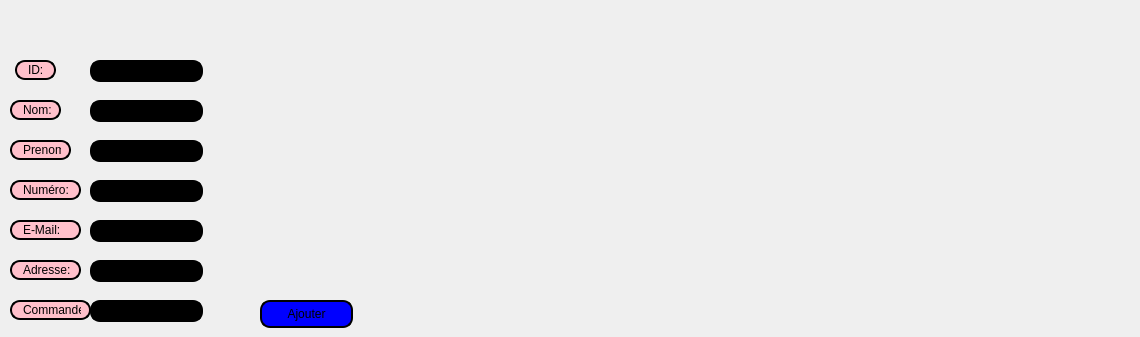
     <widget class="QWidget" name="Tarif_2">
      <attribute name="title">
       <string>Ajouter</string>
      </attribute>
      <widget class="QLabel" name="CODE_TARIF_2">
       <property name="geometry">
        <rect>
         <x>15</x>
         <y>60</y>
         <width>41</width>
         <height>20</height>
        </rect>
       </property>
       <property name="styleSheet">
        <string notr="true">border: 2px solid black;
font: 75 8pt &quot;MS Shell Dlg 2&quot;;
border-radius: 10px;
padding: 0 8px;
background: pink;
font: bold, &quot;Comic Sans MS&quot;;;
text-align:center;
</string>
       </property>
       <property name="text">
        <string>ID:</string>
       </property>
      </widget>
      <widget class="QLabel" name="Catg_2">
       <property name="geometry">
        <rect>
         <x>10</x>
         <y>140</y>
         <width>61</width>
         <height>20</height>
        </rect>
       </property>
       <property name="styleSheet">
        <string notr="true">border: 2px solid black;
font: 75 8pt &quot;MS Shell Dlg 2&quot;;
border-radius: 10px;
padding: 0 8px;
background: pink;
font: bold, &quot;Comic Sans MS&quot;;;
text-align:center;
</string>
       </property>
       <property name="text">
        <string>Prenom:</string>
       </property>
      </widget>
      <widget class="QLabel" name="DATE_TARIF_2">
       <property name="geometry">
        <rect>
         <x>10</x>
         <y>100</y>
         <width>51</width>
         <height>20</height>
        </rect>
       </property>
       <property name="styleSheet">
        <string notr="true">border: 2px solid black;
font: 75 8pt &quot;MS Shell Dlg 2&quot;;
border-radius: 10px;
padding: 0 8px;
background: pink;
font: bold, &quot;Comic Sans MS&quot;;;
text-align:center;
</string>
       </property>
       <property name="text">
        <string>Nom:</string>
       </property>
      </widget>
      <widget class="QPushButton" name="pb_ajouter">
       <property name="geometry">
        <rect>
         <x>260</x>
         <y>300</y>
         <width>93</width>
         <height>28</height>
        </rect>
       </property>
       <property name="styleSheet">
        <string notr="true">border: 2px solid black;
font: 75 8pt &quot;MS Shell Dlg 2&quot;;
border-radius: 10px;
padding: 0 8px;
background: blue;
font: bold, &quot;Comic Sans MS&quot;;;
text-align:center;
</string>
       </property>
       <property name="text">
        <string>Ajouter</string>
       </property>
      </widget>
      <widget class="QLabel" name="label_Timetarif_2">
       <property name="geometry">
        <rect>
         <x>1020</x>
         <y>10</y>
         <width>111</width>
         <height>20</height>
        </rect>
       </property>
       <property name="font">
        <font>
         <family>Segoe UI Semibold</family>
         <pointsize>10</pointsize>
         <weight>75</weight>
         <bold>true</bold>
        </font>
       </property>
       <property name="text">
        <string/>
       </property>
      </widget>
      <widget class="QLabel" name="Catg_3">
       <property name="geometry">
        <rect>
         <x>10</x>
         <y>180</y>
         <width>71</width>
         <height>20</height>
        </rect>
       </property>
       <property name="styleSheet">
        <string notr="true">border: 2px solid black;
font: 75 8pt &quot;MS Shell Dlg 2&quot;;
border-radius: 10px;
padding: 0 8px;
background: pink;
font: bold, &quot;Comic Sans MS&quot;;;
text-align:center;
</string>
       </property>
       <property name="text">
        <string>Numéro:</string>
       </property>
      </widget>
      <widget class="QLabel" name="Catg_5">
       <property name="geometry">
        <rect>
         <x>10</x>
         <y>300</y>
         <width>81</width>
         <height>20</height>
        </rect>
       </property>
       <property name="styleSheet">
        <string notr="true">border: 2px solid black;
font: 75 8pt &quot;MS Shell Dlg 2&quot;;
border-radius: 10px;
padding: 0 8px;
background: pink;
font: bold, &quot;Comic Sans MS&quot;;;
text-align:center;
</string>
       </property>
       <property name="text">
        <string>Commande:</string>
       </property>
      </widget>
      <widget class="QLabel" name="Catg_6">
       <property name="geometry">
        <rect>
         <x>10</x>
         <y>260</y>
         <width>71</width>
         <height>20</height>
        </rect>
       </property>
       <property name="styleSheet">
        <string notr="true">border: 2px solid black;
font: 75 8pt &quot;MS Shell Dlg 2&quot;;
border-radius: 10px;
padding: 0 8px;
background: pink;
font: bold, &quot;Comic Sans MS&quot;;;
text-align:center;
</string>
       </property>
       <property name="text">
        <string>Adresse:</string>
       </property>
      </widget>
      <widget class="QLabel" name="Catg_7">
       <property name="geometry">
        <rect>
         <x>10</x>
         <y>220</y>
         <width>71</width>
         <height>20</height>
        </rect>
       </property>
       <property name="styleSheet">
        <string notr="true">border: 2px solid black;
font: 75 8pt &quot;MS Shell Dlg 2&quot;;
border-radius: 10px;
padding: 0 8px;
background: pink;
font: bold, &quot;Comic Sans MS&quot;;;
text-align:center;
</string>
       </property>
       <property name="text">
        <string>E-Mail:</string>
       </property>
      </widget>
      <widget class="QLineEdit" name="le_id">
       <property name="geometry">
        <rect>
         <x>90</x>
         <y>60</y>
         <width>113</width>
         <height>22</height>
        </rect>
       </property>
       <property name="styleSheet">
        <string notr="true">border: 2px solid black;
font: 75 8pt &quot;MS Shell Dlg 2&quot;;
border-radius: 10px;
padding: 0 8px;
background: black;
font: bold, &quot;Comic Sans MS&quot;;;
text-align:center;
</string>
       </property>
      </widget>
      <widget class="QLineEdit" name="le_nom">
       <property name="geometry">
        <rect>
         <x>90</x>
         <y>100</y>
         <width>113</width>
         <height>22</height>
        </rect>
       </property>
       <property name="styleSheet">
        <string notr="true">border: 2px solid black;
font: 75 8pt &quot;MS Shell Dlg 2&quot;;
border-radius: 10px;
padding: 0 8px;
background: black;
font: bold, &quot;Comic Sans MS&quot;;;
text-align:center;
</string>
       </property>
      </widget>
      <widget class="QLineEdit" name="le_prenom">
       <property name="geometry">
        <rect>
         <x>90</x>
         <y>140</y>
         <width>113</width>
         <height>22</height>
        </rect>
       </property>
       <property name="styleSheet">
        <string notr="true">border: 2px solid black;
font: 75 8pt &quot;MS Shell Dlg 2&quot;;
border-radius: 10px;
padding: 0 8px;
background: black;
font: bold, &quot;Comic Sans MS&quot;;;
text-align:center;
</string>
       </property>
      </widget>
      <widget class="QLineEdit" name="le_num">
       <property name="geometry">
        <rect>
         <x>90</x>
         <y>180</y>
         <width>113</width>
         <height>22</height>
        </rect>
       </property>
       <property name="styleSheet">
        <string notr="true">border: 2px solid black;
font: 75 8pt &quot;MS Shell Dlg 2&quot;;
border-radius: 10px;
padding: 0 8px;
background: black;
font: bold, &quot;Comic Sans MS&quot;;;
text-align:center;
</string>
       </property>
      </widget>
      <widget class="QLineEdit" name="le_email">
       <property name="geometry">
        <rect>
         <x>90</x>
         <y>220</y>
         <width>113</width>
         <height>22</height>
        </rect>
       </property>
       <property name="styleSheet">
        <string notr="true">border: 2px solid black;
font: 75 8pt &quot;MS Shell Dlg 2&quot;;
border-radius: 10px;
padding: 0 8px;
background: black;
font: bold, &quot;Comic Sans MS&quot;;;
text-align:center;
</string>
       </property>
      </widget>
      <widget class="QLineEdit" name="le_adresse">
       <property name="geometry">
        <rect>
         <x>90</x>
         <y>260</y>
         <width>113</width>
         <height>22</height>
        </rect>
       </property>
       <property name="styleSheet">
        <string notr="true">border: 2px solid black;
font: 75 8pt &quot;MS Shell Dlg 2&quot;;
border-radius: 10px;
padding: 0 8px;
background: black;
font: bold, &quot;Comic Sans MS&quot;;;
text-align:center;
</string>
       </property>
      </widget>
      <widget class="QLineEdit" name="le_commande">
       <property name="geometry">
        <rect>
         <x>90</x>
         <y>300</y>
         <width>113</width>
         <height>22</height>
        </rect>
       </property>
       <property name="styleSheet">
        <string notr="true">border: 2px solid black;
font: 75 8pt &quot;MS Shell Dlg 2&quot;;
border-radius: 10px;
padding: 0 8px;
background: black;
font: bold, &quot;Comic Sans MS&quot;;;
text-align:center;
</string>
       </property>
      </widget>
     </widget>
